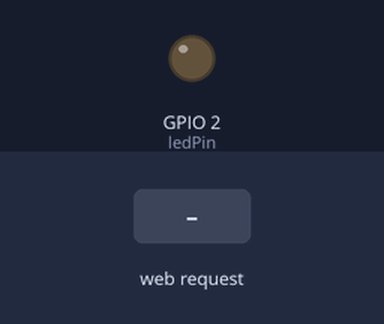
Bench run of a sketch on a simulated ESP32. Parts: output pins drawn as LEDs (lit = HIGH). The test bench sets the inputs (shaded band). What the sketch prints to the serial monitor is not drawn.

Above: at 1.2 s.
1.3 s: HTTP request GET /LED=ON received
At 2.2 s:
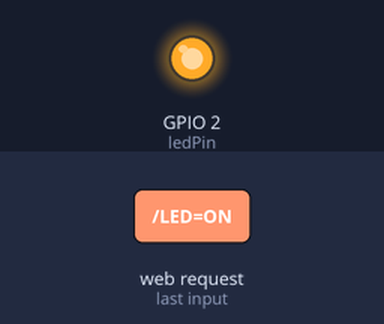
2.8 s: HTTP request GET /LED=OFF received
At 3.4 s:
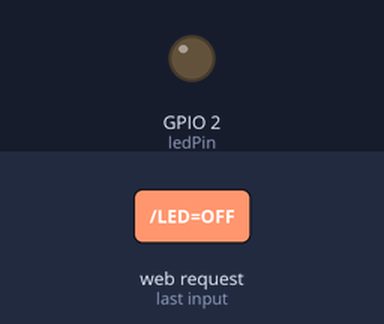
Timing chart, 0 to 5.8 s (numbered marks = the images above; inputs shaded):
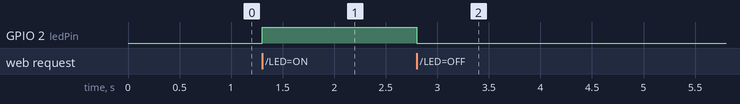

Measured:
- after the input at 1.3 s, GPIO 2 (ledPin): LOW → HIGH at once
- after the input at 2.8 s, GPIO 2 (ledPin): HIGH → LOW at once

The sketch:

LED.ino
```cpp
#include <WiFi.h>

const char* ssid     = "ESP32-LED-AP";
const char* password = "12345678";   // at least 8 chars

const int ledPin = 2;
bool ledState = LOW;

WiFiServer server(80);

void setup() {
  Serial.begin(115200);
  pinMode(ledPin, OUTPUT);
  digitalWrite(ledPin, ledState);

  WiFi.softAP(ssid, password);
  Serial.println("AP started");
  Serial.print("IP address: ");
  Serial.println(WiFi.softAPIP());

  server.begin();
}

void loop() {
  WiFiClient client = server.available();
  if (!client) return;

  String request = client.readStringUntil('\r');

  if (request.indexOf("/LED=ON") != -1) {
    ledState = HIGH;
    digitalWrite(ledPin, ledState);
  }
  if (request.indexOf("/LED=OFF") != -1) {
    ledState = LOW;
    digitalWrite(ledPin, ledState);
  }

  String html = "<!DOCTYPE html><html><head>"
                "<meta name='viewport' content='width=device-width, initial-scale=1'>"
                "<style>body{font-family:Arial; text-align:center;}</style>"
                "</head><body>"
                "<h2>ESP32 LED Control</h2>"
                "<p>LED is currently: <b>" + String(ledState ? "ON" : "OFF") + "</b></p>"
                "<p><a href='/LED=ON'><button>Turn ON</button></a></p>"
                "<p><a href='/LED=OFF'><button>Turn OFF</button></a></p>"
                "</body></html>";

  client.println("HTTP/1.1 200 OK");
  client.println("Content-type:text/html");
  client.println();
  client.println(html);
  client.stop();
}
```
